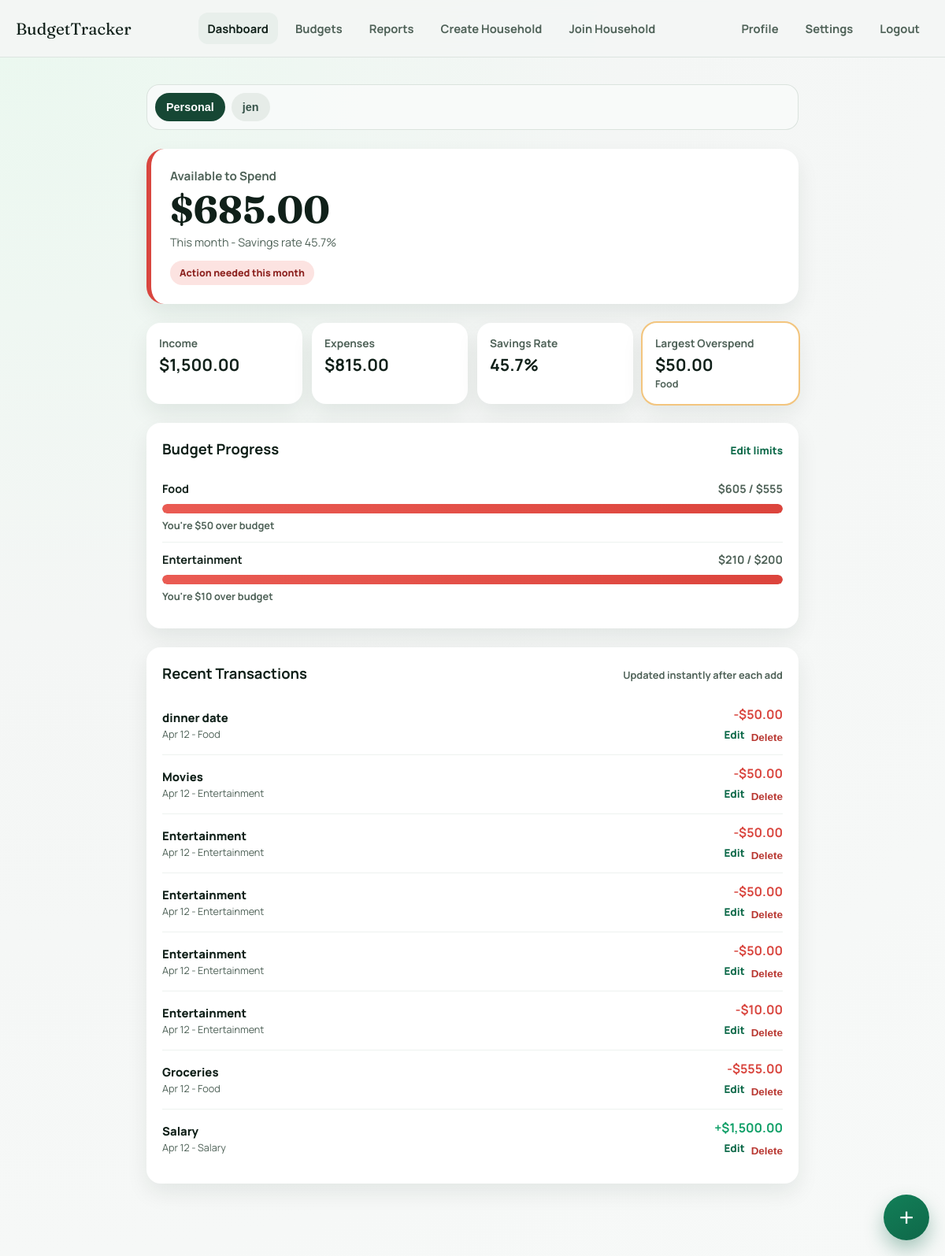
The page /personal (signed in) on the database its author committed.
### app/models.py (models this page shows, shortened)
class Household(db.Model):
    __tablename__ = "household"
    household_id = db.Column(db.Integer, primary_key=True)
    name = db.Column(db.String(120), nullable=False)
    invite_code = db.Column(db.String(50), unique=True, nullable=True)
    memberships = db.relationship("HouseholdMembership", back_populates="household", lazy=True)
    categories = db.relationship("Category", backref="household", lazy=True, foreign_keys="Category.household_id")
    transactions = db.relationship("Transaction", backref="household", lazy=True)
    budgets = db.relationship("Budget", backref="household", lazy=True)

class Category(db.Model):
    __tablename__ = "category"
    category_id = db.Column(db.Integer, primary_key=True)
    name = db.Column(db.String(80), nullable=False)
    user_id = db.Column(db.Integer, db.ForeignKey("user.id"), nullable=True)
    household_id = db.Column(db.Integer, db.ForeignKey("household.household_id"), nullable=True)
    parent_id = db.Column(db.Integer, db.ForeignKey('category.category_id'), nullable=True)
    is_system = db.Column(db.Boolean, default=False)
    subcategories = db.relationship("Category", backref=db.backref("parent", remote_side=[category_id]), lazy=True)
    transactions = db.relationship("Transaction", backref="category", lazy=True)

class Budget(db.Model):
    __tablename__ = "budget"
    budget_id = db.Column(db.Integer, primary_key=True)
    description = db.Column(db.String(255), nullable=True)
    month = db.Column(db.Date, nullable=False)
    limit_amount = db.Column(db.Float, nullable=False)
    category_id = db.Column(db.Integer, db.ForeignKey("category.category_id"), nullable=False)
    user_id = db.Column(db.Integer, db.ForeignKey("user.id"), nullable=True)
    household_id = db.Column(db.Integer, db.ForeignKey("household.household_id"), nullable=True)
    category = db.relationship("Category", backref="budgets", lazy=True)

class Transaction(db.Model):
    __tablename__ = "transaction"
    transaction_id = db.Column(db.Integer, primary_key=True)
    amount = db.Column(db.Float, nullable=False)
    type = db.Column(db.String(10), nullable=False)  # "income" or "expense"
    date = db.Column(db.Date, nullable=False, default=date.today)
    description = db.Column(db.String(255), nullable=True)
    user_id = db.Column(db.Integer, db.ForeignKey("user.id"), nullable=False)
    household_id = db.Column(db.Integer, db.ForeignKey("household.household_id"), nullable=True)  # NULL = personal
    category_id = db.Column(db.Integer, db.ForeignKey("category.category_id"), nullable=True)

### app/main/dashboard.py (the view)
@bp.route("/personal")
@login_required
def personal_dashboard():
    context = _build_dashboard_context()
    return render_template("personal.html", **context)

### app/models.py (called while the page is built)
    @property
    def households(self):
        return [m.household for m in self.memberships]

### app/templates/personal.html (shortened to what this page needs)
{% extends "dashboard.html" %}

### app/templates/dashboard.html (shortened to what this page needs)
{% extends "base.html" %}
{% block content %}
{% include "partials/dashboard_content.html" %}
{% endblock %}

### app/templates/base.html (shortened to what this page needs)
<!DOCTYPE html>
<html lang="en">
<head>
  <link rel="stylesheet" href="{{ url_for('static', filename='css/styles.css') }}">
</head>
<body class="app-body">
<header class="top-nav">
  <a href="{{ url_for('main.personal_dashboard') }}" class="brand-link">BudgetTracker</a>
  <nav class="top-nav-links">
    <a href="{{ url_for('main.personal_dashboard') }}" class="top-nav-link {% if request.endpoint in ['main.personal_dashboard', 'main.household_dashboard'] %}active{% endif %}">Dashboard</a>
    <a href="{{ url_for('main.create_budget') }}" class="top-nav-link {% if request.endpoint == 'main.create_budget' %}active{% endif %}">Budgets</a>
    <a href="{{ url_for('main.reports_page') }}" class="top-nav-link {% if request.endpoint == 'main.reports_page' %}active{% endif %}">Reports</a>
    <a href="{{ url_for('main.create_household') }}" class="top-nav-link {% if request.endpoint == 'main.create_household' %}active{% endif %}">Create Household</a>
    <a href="{{ url_for('main.join_household') }}" class="top-nav-link {% if request.endpoint == 'main.join_household' %}active{% endif %}">Join Household</a>
  </nav>
  <div class="top-nav-account">
    <a href="{{ url_for('main.profile') }}" class="top-nav-link {% if request.endpoint == 'main.profile' %}active{% endif %}">Profile</a>
    <a href="{{ url_for('main.settings') }}" class="top-nav-link {% if request.endpoint == 'main.settings' %}active{% endif %}">Settings</a>
    <a href="{{ url_for('main.logout') }}" class="top-nav-link">Logout</a>
  </div>
</header>
<main class="app-main">
  {% block content %}{% endblock %}
</main>
</body>
</html>

### app/templates/partials/dashboard_content.html (shortened to what this page needs)
<div
  id="dashboard-content"
  class="dashboard-content"
  {% if is_household %}
    data-scope="household"
  {% else %}
    data-scope="personal"
  {% endif %}
>
  <div class="scope-toggle-wrap">
    <div class="scope-toggle">
      <button
        class="scope-pill {% if not is_household %}active{% endif %}"
        hx-get="{{ url_for('main.dashboard_content') }}"
        hx-target="#dashboard-content"
        hx-swap="outerHTML"
        hx-push-url="{{ url_for('main.personal_dashboard') }}"
        hx-indicator=".dashboard-skeleton"
      >
        Personal
      </button>
      {% for h in current_user.households %}
      <button
        class="scope-pill {% if is_household and household.household_id == h.household_id %}active{% endif %}"
        hx-get="{{ url_for('main.dashboard_content', household_id=h.household_id) }}"
        hx-target="#dashboard-content"
        hx-swap="outerHTML"
        hx-push-url="{{ url_for('main.household_dashboard', household_id=h.household_id) }}"
        hx-indicator=".dashboard-skeleton"
      >
        {{ h.name }}
      </button>
      {% endfor %}
    </div>
  </div>
  <section class="hero hero-{{ health_state }}">
    <p class="hero-label">Available to Spend</p>
    <h1 class="hero-amount">${{ "{:,.2f}".format(available_to_spend) }}</h1>
    <p class="hero-meta">This month {% if month_income > 0 %}- Savings rate {{ savings_rate|round(1) }}%{% endif %}</p>
    <div class="health-pill {{ health_state }}">
      {% if health_state == "good" %}
      On track this month
      {% elif health_state == "warning" %}
      Close to your spending limit
      {% else %}
      Action needed this month
      {% endif %}
    </div>
  </section>
  <section class="summary-grid">
    <article class="summary-card">
      <p>Income</p>
      <strong>${{ "{:,.2f}".format(month_income) }}</strong>
    </article>
    <article class="summary-card">
      <p>Expenses</p>
      <strong>${{ "{:,.2f}".format(month_expenses) }}</strong>
    </article>
    <article class="summary-card">
      <p>Savings Rate</p>
      <strong>{{ savings_rate|round(1) }}%</strong>
    </article>
    <article class="summary-card {% if largest_overspend %}warn{% endif %}">
      <p>Largest Overspend</p>
      {% if largest_overspend %}
      <strong>${{ "{:,.2f}".format(largest_overspend.remaining|abs) }}</strong>
      <small>{{ largest_overspend.category }}</small>
      {% else %}
      <strong>$0.00</strong>
      <small>All budgets in range</small>
      {% endif %}
    </article>
  </section>
  <section class="dashboard-card">
    <div class="card-header">
      <h2>Budget Progress</h2>
      <a href="{{ url_for('main.create_budget') }}" class="muted-link">Edit limits</a>
    </div>
    {% if budget_items %}
      {% for item in budget_items %}
      <article class="budget-row {% if item.remaining < 0 %}is-over{% endif %}">
        <div class="budget-row-top">
          <p class="budget-name">{{ item.category }}</p>
          <p class="budget-values">${{ "{:,.0f}".format(item.spent) }} / ${{ "{:,.0f}".format(item.limit) }}</p>
        </div>
        <div class="progress-track">
          <div class="progress-fill {% if item.percent >= 90 %}danger{% elif item.percent >= 70 %}warning{% else %}safe{% endif %}" style="--target: {{ item.percent|round(1) }}%;"></div>
        </div>
        <p class="budget-meta">
          {% if item.remaining >= 0 %}
            ${{ "{:,.0f}".format(item.remaining) }} left - {{ days_remaining }} days remaining
          {% else %}
            You're ${{ "{:,.0f}".format(item.remaining|abs) }} over budget
          {% endif %}
        </p>
      </article>
      {% endfor %}
    {% else %}
      <p class="empty">No budgets yet. Add your first monthly limit to get quick progress signals.</p>
    {% endif %}
  </section>
  <section class="dashboard-card">
    <div class="card-header">
      <h2>Recent Transactions</h2>
      <p class="card-subtle">Updated instantly after each add</p>
    </div>
    {% if transactions %}
      <ul class="transaction-list">
        {% for t in transactions %}
        <li class="transaction-item">
          <div>
            <p class="transaction-title">{{ t.description or t.category.name if t.category else "Transaction" }}</p>
            <p class="transaction-meta">{{ t.date.strftime('%b %d') if t.date else "Today" }} - {{ t.category.name if t.category else "Uncategorized" }}</p>
          </div>
          <div class="transaction-right">
            <strong class="amount-{{ t.type }}">{{ "+" if t.type == "income" else "-" }}${{ "{:,.2f}".format(t.amount) }}</strong>
            <div class="transaction-actions">
              <a href="{{ url_for('main.edit_transaction', transaction_id=t.transaction_id) }}" class="inline-link">Edit</a>
              <form action="{{ url_for('main.delete_transaction', transaction_id=t.transaction_id) }}" method="POST" onsubmit="return confirm('Delete this transaction?')">
                <button type="submit" class="inline-link danger">Delete</button>
              </form>
            </div>
          </div>
        </li>
        {% endfor %}
      </ul>
    {% else %}
      <p class="empty">No transactions yet. Use the + button to add one in seconds.</p>
    {% endif %}
  </section>
  <button type="button" class="fab-button" data-open-transaction-modal aria-label="Add transaction">
    +
  </button>
</div>

### rows shown on the page
Household: name "jen"
Category: category "Food", category "Food"
Budget: limit "555"
Category: category "Entertainment"
Budget: limit "200"
Transaction: description "dinner date", date "Apr 12", category "Food", type "-", amount "50.00"
Transaction: description "Movies", date "Apr 12", category "Entertainment", type "-", amount "50.00"
Transaction: description.name "Entertainment", date "Apr 12", category "Entertainment", type "-", amount "50.00"
Transaction: description.name "Entertainment", date "Apr 12", category "Entertainment", type "-", amount "50.00"
Transaction: description.name "Entertainment", date "Apr 12", category "Entertainment", type "-", amount "50.00"
Transaction: description.name "Entertainment", date "Apr 12", category "Entertainment", type "-", amount "10.00"
Transaction: description "Groceries", date "Apr 12", category "Food", type "-", amount "555.00"
Transaction: description.name "Salary", date "Apr 12", category "Salary", type "+", amount "1,500.00"

### other values the page prints
{{ "{:,.2f}".format(available_to_spend) }} "685.00"
{{ savings_rate|round(1) }} "45.7"
{{ "{:,.2f}".format(month_income) }} "1,500.00"
{{ "{:,.2f}".format(month_expenses) }} "815.00"
{{ "{:,.2f}".format(largest_overspend.remaining|abs) }} "50.00"
{{ "{:,.0f}".format(item.spent) }} "605" "210"
{{ "{:,.0f}".format(item.remaining|abs) }} "50" "10"
